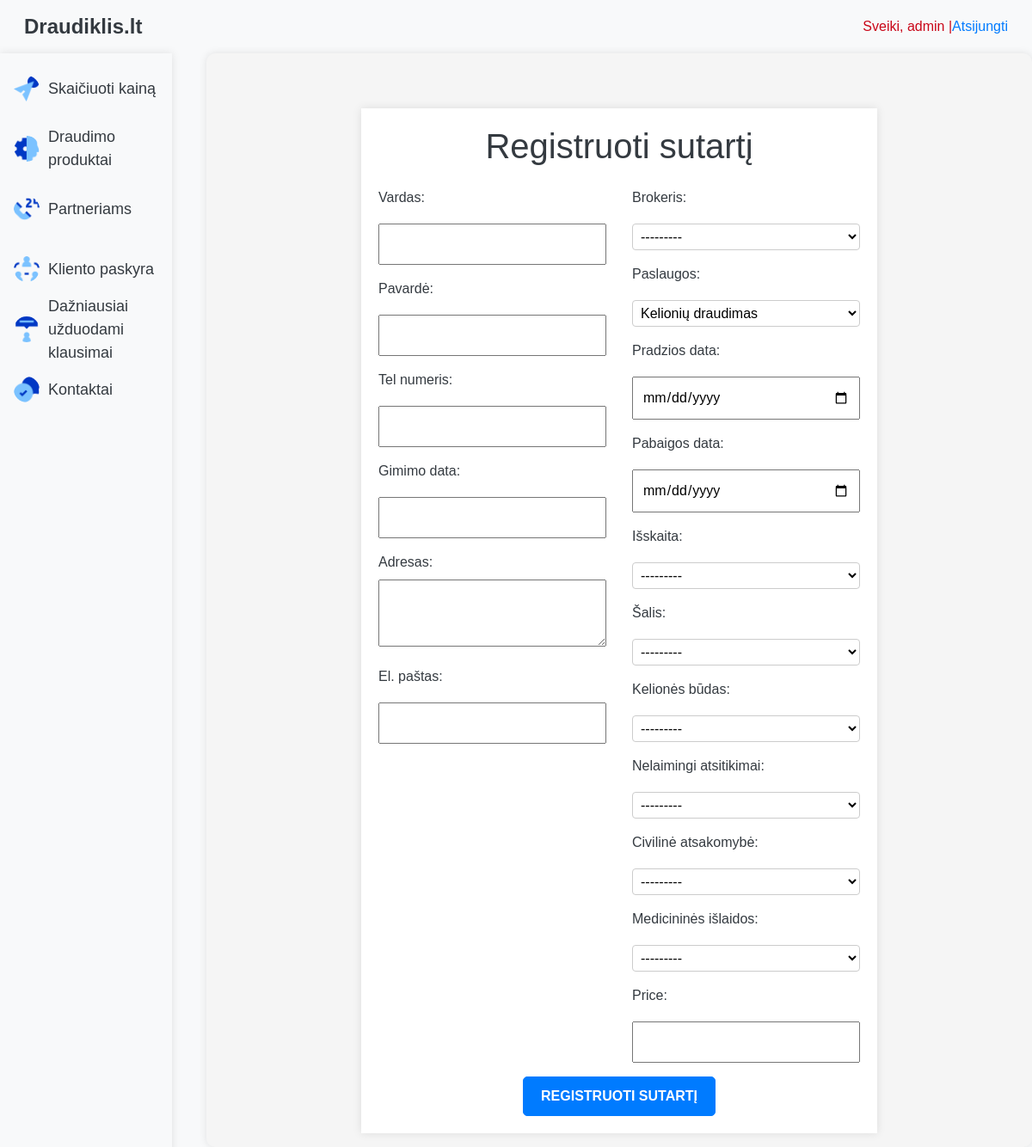
Page /app/register_policy/ (signed in) on the earlier database version.
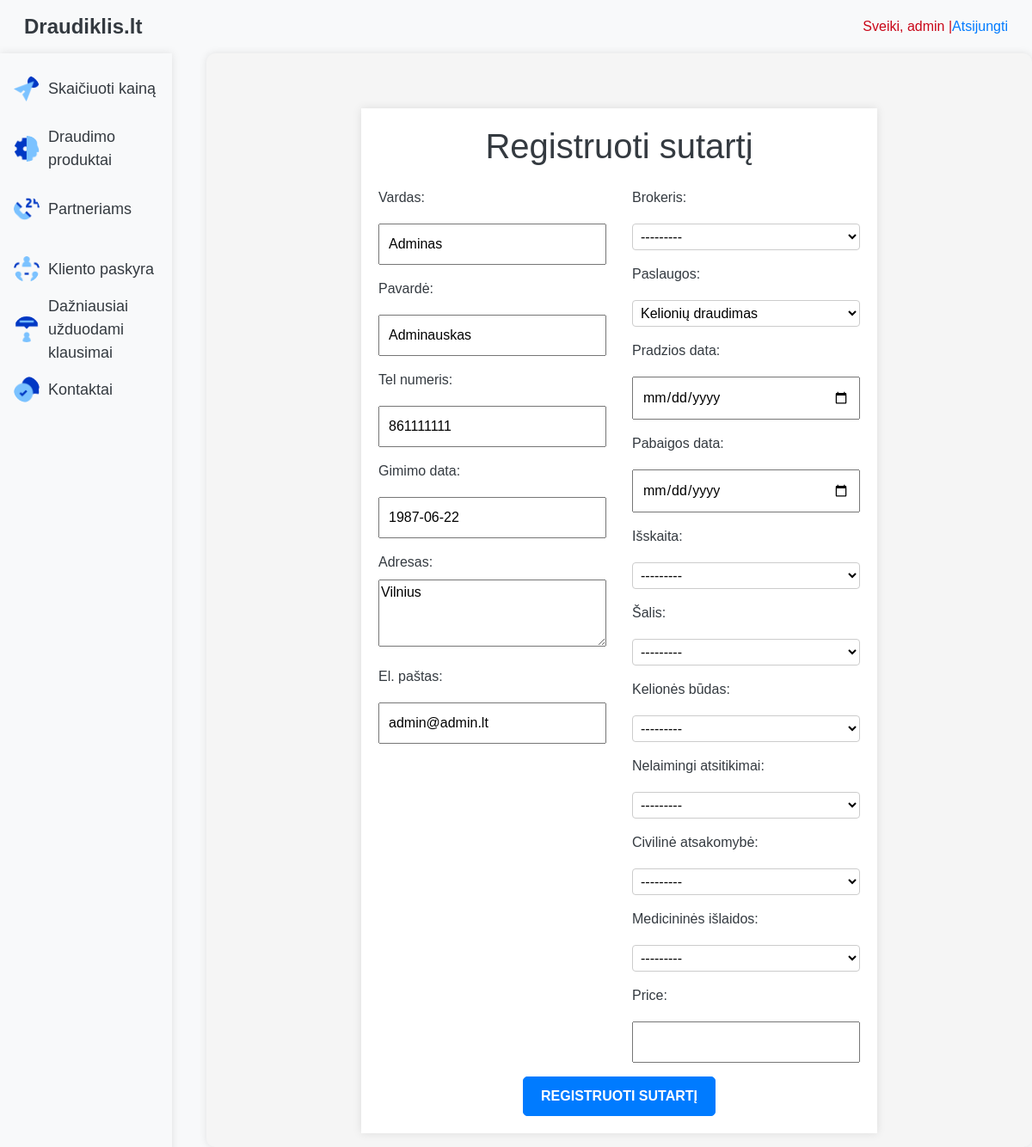
Same page on the later database version.
### app/models.py (models this page shows, shortened)
class Klientai(models.Model):
    user = models.OneToOneField(User, on_delete=models.CASCADE)
    vardas = models.CharField(max_length=100)
    pavarde = models.CharField(max_length=100)
    tel_numeris = models.CharField(max_length=15)
    gimimo_data = models.DateField(null=True)
    adresas = models.TextField()
    el_pastas = models.EmailField()

### app/views.py (the view, shortened to what this page needs)
# urls.py: path('register_policy/', views.register_policy, name='register_policy'),
@login_required
def register_policy(request):
    klientai = get_object_or_404(Klientai, user=request.user)
    if request.method == 'POST':
        klientai_form = KlientaiForm(request.POST, instance=klientai)
        polisai_form = PolisaiForm(request.POST)
        if klientai_form.is_valid():
            klientai_form.save()
            policy = polisai_form.save(commit=False)
            policy.klientai = klientai
            country = policy.country
            travel_mode = policy.travel_mode
            trip_duration = (policy.pabaigos_data - policy.pradzios_data).days
            paslaugos_kaina = policy.paslaugos.kaina
            base_cost = paslaugos_kaina * trip_duration
            cover1_cost = base_cost * policy.cover1.na_kof if policy.cover1 else 0
            cover2_cost = base_cost * policy.cover2.civ_kof if policy.cover2 else 0
            cover3_cost = base_cost * policy.cover3.med_kof if policy.cover3 else 0
            iskaita_cost = policy.iskaita.sum
            total_cost = base_cost + cover1_cost + cover2_cost + cover3_cost - iskaita_cost
            policy.price = total_cost
            polisai_form.data = polisai_form.data.copy()
            polisai_form.data['price'] = total_cost
            if polisai_form.is_valid():
                policy.save()
                messages.success(request, 'Policy registered successfully.')
                return redirect('policy_success')
            else:
                print("Polisai Form errors:", polisai_form.errors)
        else:
            print("Klientai Form errors:", klientai_form.errors)
    else:
        klientai_form = KlientaiForm(instance=klientai)
        policy_data = request.session.get('policy_data', {})
        if policy_data:
            polisai_form = PolisaiForm(initial=policy_data)
        else:
            polisai_form = PolisaiForm()
    return render(request, 'register_policy.html', {'klientai_form': klientai_form, 'polisai_form': polisai_form})

### app/forms.py
class KlientaiForm(forms.ModelForm):
    class Meta:
        model = Klientai
        fields = ['vardas', 'pavarde', 'tel_numeris', 'gimimo_data', 'adresas', 'el_pastas']
        labels = {
            'vardas': 'Vardas',
            'pavarde': 'Pavardė',
            'tel_numeris': 'Tel numeris',
            'gimimo_data': 'Gimimo data',
            'adresas': 'Adresas',
            'el_pastas': 'El. paštas',
        }
        widgets = {
            'adresas': forms.Textarea(attrs={'rows': 3, 'cols': 40}),
        }

### app/models.py (called while the page is built)
    def __str__(self):
        return f"{self.vardas} {self.pavarde} - {self.imones_pavadinimas}"

    def __str__(self):
        return self.pavadinimas

    def __str__(self):
        return f"Nelaimingi atsitikimai (Suma: {self.na_sum})"

    def __str__(self):
        return f"Civilinė atsakomybė (Suma: {self.civ_sum})"

    def __str__(self):
        return f"Medicininės išlaidos (Suma: {self.med_sum})"

    def __str__(self):
        return f"Keliausite su {self.type}"

    def __str__(self):
        return f"Išskaitos dydis {self.sum}"

    def __str__(self):
        return f"kelionės šalis {self.name}"

### app/templates/register_policy.html (shortened to what this page needs)
{% extends "base.html" %}
{% block content %}
<div class="container mt-5">
    <h1 class="text-center mb-4">Registruoti sutartį</h1>
    <form method="post" class="row g-3">
        <div class="col-md-6">
            <div class="form-group mb-3">
                {{ klientai_form.vardas.label_tag }}
                {{ klientai_form.vardas }}
            </div>
            <div class="form-group mb-3">
                {{ klientai_form.pavarde.label_tag }}
                {{ klientai_form.pavarde }}
            </div>
            <div class="form-group mb-3">
                {{ klientai_form.tel_numeris.label_tag }}
                {{ klientai_form.tel_numeris }}
            </div>
            <div class="form-group mb-3">
                {{ klientai_form.gimimo_data.label_tag }}
                {{ klientai_form.gimimo_data }}
            </div>
            <div class="form-group mb-3">
                {{ klientai_form.adresas.label_tag }}
                {{ klientai_form.adresas }}
            </div>
            <div class="form-group mb-3">
                {{ klientai_form.el_pastas.label_tag }}
                {{ klientai_form.el_pastas }}
            </div>
        </div>
        <div class="col-md-6">
            <div class="form-group mb-3">
                {{ polisai_form.brokeriai.label_tag }}
                {{ polisai_form.brokeriai }}
            </div>
            <div class="form-group mb-3">
                {{ polisai_form.paslaugos.label_tag }}
                {{ polisai_form.paslaugos }}
            </div>
            <div class="form-group mb-3">
                {{ polisai_form.pradzios_data.label_tag }}
                {{ polisai_form.pradzios_data }}
            </div>
            <div class="form-group mb-3">
                {{ polisai_form.pabaigos_data.label_tag }}
                {{ polisai_form.pabaigos_data }}
            </div>
            <div class="form-group mb-3">
                {{ polisai_form.iskaita.label_tag }}
                {{ polisai_form.iskaita }}
            </div>
            <div class="form-group mb-3">
                {{ polisai_form.country.label_tag }}
                {{ polisai_form.country }}
            </div>
            <div class="form-group mb-3">
                {{ polisai_form.travel_mode.label_tag }}
                {{ polisai_form.travel_mode }}
            </div>
            <div class="form-group mb-3">
                {{ polisai_form.cover1.label_tag }}
                {{ polisai_form.cover1 }}
            </div>
            <div class="form-group mb-3">
                {{ polisai_form.cover2.label_tag }}
                {{ polisai_form.cover2 }}
            </div>
            <div class="form-group mb-3">
                {{ polisai_form.cover3.label_tag }}
                {{ polisai_form.cover3 }}
            </div>
            <div class="form-group mb-3">
                {{ polisai_form.price.label_tag }}
                {{ polisai_form.price }}
            </div>
        </div>
        <div class="col-12 text-center">
            <button type="submit" class="btn btn-primary">Registruoti sutartį</button>
        </div>
    </form>
</div>
{% endblock %}

Differences in the rows shown:
changed Klientai: vardas (not shown) → "Adminas"; pavarde (not shown) → "Adminauskas"; tel_numeris (not shown) → "861111111"; gimimo_data (not shown) → "1987-06-22"; adresas (not shown) → "Vilnius"; el_pastas (not shown) → "admin@admin.lt"
